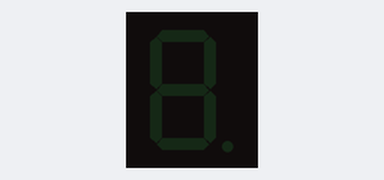
This sketch was run on a simulated Arduino Uno, built with avr-gcc and run on an emulated ATmega328P. On the bench: 1-digit seven-segment display. Wiring (inferred from the names in the program): 1-digit 7-segment display, segments lit when HIGH: segments pin 3, pin 2, pin 6, pin 7, pin 8, pin 4, pin 5. The segment pins are drawn as the display they are named for.

Above: at 0.1 s.
At 2.7 s:
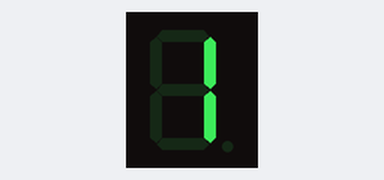
At 4.3 s:
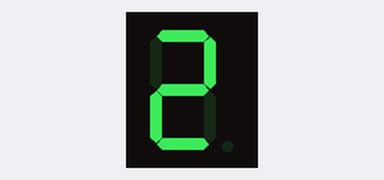
At 9.1 s:
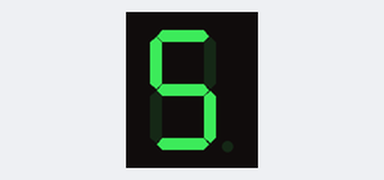
At 13.9 s:
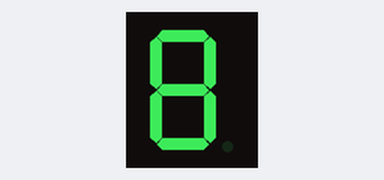
At 17.7 s:
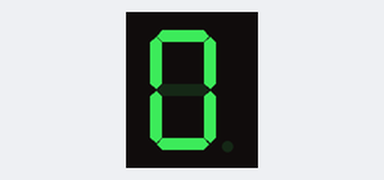

The sketch:

main.ino
```cpp
/*
0 -> A, B, C, D, E, F.
1 -> B, C.
2 -> A, B, G, E, D.
3 -> A, B, G, C, D.
4 -> B, G, F, C.
5 -> A, F, G, C, D.
6 -> A, F, G, C, D, E.
7 -> A, B, C.
8 -> A, B, C, D, E, F, G.
9 -> A, B, C, D, F, G.

digitalWrite(A, LOW);
digitalWrite(B, LOW);
digitalWrite(C, LOW);
digitalWrite(D, LOW);
digitalWrite(E, LOW);
digitalWrite(F, LOW);
digitalWrite(G, LOW); // O do meio.
*/

#define A 3
#define B 2
#define C 6
#define D 7
#define E 8
#define F 4
#define G 5

void setup()
{
  //definição de saidas dos pins, conectados ao Visor.
  pinMode(2, OUTPUT);
  pinMode(3, OUTPUT);
  pinMode(4, OUTPUT);
  pinMode(5, OUTPUT);
  pinMode(6, OUTPUT);
  pinMode(7, OUTPUT);
  pinMode(8, OUTPUT);
}

void loop()
{
  //chamada da ativação de cada parte do visor.
  for(int i = 0; i <= 9; i++)
  {
    delay(1000);
  	numeration(i);
    delay(600);
  }
}
//função da numeração das partes do visor.
void numeration(int number)
{
  if (number == 0){
  	digitalWrite(A, HIGH);
    digitalWrite(B, HIGH);
    digitalWrite(C, HIGH);
    digitalWrite(D, HIGH);
    digitalWrite(E, HIGH);
    digitalWrite(F, HIGH);
  } if (number == 1){
    digitalWrite(A, LOW);
    digitalWrite(B, HIGH);
    digitalWrite(C, HIGH);
    digitalWrite(D, LOW);
    digitalWrite(E, LOW);
    digitalWrite(F, LOW);
  } if (number == 2){
    digitalWrite(A, HIGH);
    digitalWrite(B, HIGH);
    digitalWrite(C, LOW);
    digitalWrite(D, HIGH);
    digitalWrite(E, HIGH);
    digitalWrite(F, LOW);
    digitalWrite(G, HIGH);
  } if (number == 3){
    digitalWrite(A, HIGH);
    digitalWrite(B, HIGH);
    digitalWrite(D, HIGH);
    digitalWrite(E, LOW);
    digitalWrite(F, LOW);
    digitalWrite(C, HIGH);
    digitalWrite(G, HIGH);
  } if (number == 4){
    digitalWrite(A, LOW);
    digitalWrite(B, HIGH);
    digitalWrite(C, HIGH);
    digitalWrite(D, LOW);
    digitalWrite(E, LOW);
    digitalWrite(F, HIGH);
    digitalWrite(G, HIGH);
  } if (number == 5){
    digitalWrite(A, HIGH);
    digitalWrite(B, LOW);
    digitalWrite(F, HIGH);
    digitalWrite(D, HIGH);
    digitalWrite(E, LOW);
    digitalWrite(C, HIGH);
    digitalWrite(G, HIGH);
  } if (number == 6){
    digitalWrite(A, HIGH);
    digitalWrite(B, LOW);
    digitalWrite(E, HIGH);
    digitalWrite(F, HIGH);
    digitalWrite(D, HIGH);
    digitalWrite(C, HIGH);
    digitalWrite(G, HIGH);
  } if (number == 7){
    digitalWrite(A, HIGH);
    digitalWrite(B, HIGH);
    digitalWrite(C, HIGH);
    digitalWrite(D, LOW);
    digitalWrite(E, LOW);
    digitalWrite(F, LOW);
    digitalWrite(G, LOW);
  } if (number == 8){
    digitalWrite(A, HIGH);
    digitalWrite(B, HIGH);
    digitalWrite(C, HIGH);
    digitalWrite(D, HIGH);
    digitalWrite(E, HIGH);
    digitalWrite(F, HIGH);
    digitalWrite(G, HIGH);
  } if (number == 9){
    digitalWrite(E, LOW);
    delay(600);
    //limpeza de todas partes do visor.
    digitalWrite(A, LOW);
    digitalWrite(B, LOW);
    digitalWrite(C, LOW);
    digitalWrite(D, LOW);
    digitalWrite(E, LOW);
    digitalWrite(F, LOW);
    digitalWrite(G, LOW);
  }
}
```

Measured:
- by itself, everything shown: repeats every 16.6 s, in 11 steps
- what the display in image 1 shows lasts 1.6 s, from 2.6 s to 4.2 s
